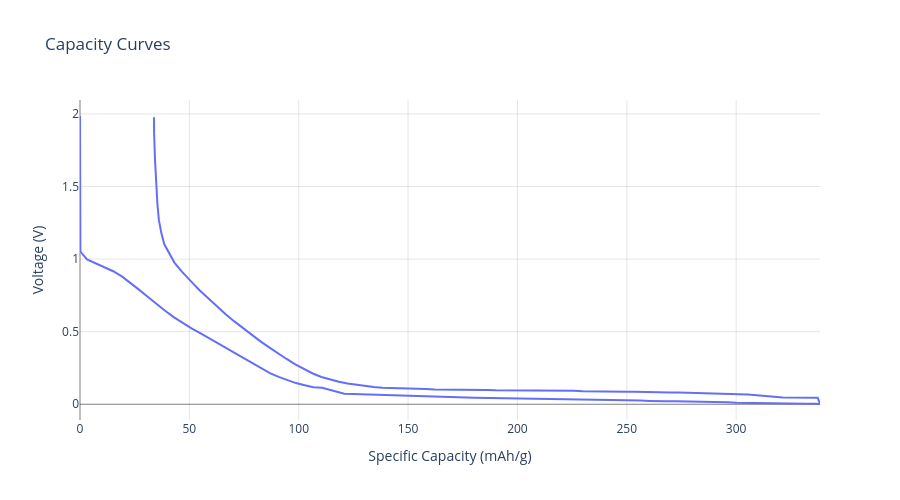

The notebook cell this image was saved under:
### Code cell
# hc5

half_cell = (
    pd.read_csv(
        '../local_data/active_materials/anode/Hard Carbon (Vendor D2 - 300 mAh g).csv',
        names=['specific_capacity', 'voltage', 'direction', 'id'],
        skiprows=1
    ).drop(
        columns=['id']
    ).assign(
        direction = lambda x: x['direction'].apply(lambda y: 'discharge' if y == 'CC_DChg' else 'charge'),
    )
)

# px.line(half_cell, x='specific_capacity', y='voltage', markers=True, color='direction').show()

hc5 = AnodeMaterial(
    name = 'Hard Carbon (Vendor E)',
    reference = 'Na/Na+',
    specific_cost = 7.00,
    density = 1.5,
    specific_capacity_curves = half_cell,
    color='#1a1a1a'
)

hc5.plot_specific_capacity_curves(width=900, height=500).show()

### Figure 1 — Plotly figure (JSON) as saved in the notebook; plotly's stock layout.template omitted (floating-point values rounded to 4 significant figures; data arrays with more than 128 entries replaced by an {"elided": "..."} marker saying what was removed)
{"data": [{"hovertemplate": "<b>%{fullData.name}</b><br>Capacity: %{x:.2f} mAh/g<br>Voltage: %{y:.3f} V<br><i>Individual Material</i><extra></extra>", "line": {"width": 2}, "mode": "lines", "name": "1.9856 V", "type": "scatter", "x": {"elided": "182 float values"}, "y": {"elided": "182 float values"}}], "layout": {"height": 500, "hovermode": "closest", "paper_bgcolor": "white", "plot_bgcolor": "white", "title": {"text": "Capacity Curves"}, "width": 900, "xaxis": {"gridcolor": "rgba(128, 128, 128, 0.2)", "gridwidth": 1, "showgrid": true, "title": {"text": "Specific Capacity (mAh/g)"}, "zeroline": true, "zerolinecolor": "rgba(0, 0, 0, 0.5)", "zerolinewidth": 1}, "yaxis": {"gridcolor": "rgba(128, 128, 128, 0.2)", "gridwidth": 1, "showgrid": true, "title": {"text": "Voltage (V)"}, "zeroline": true, "zerolinecolor": "rgba(0, 0, 0, 0.5)", "zerolinewidth": 1}}}
